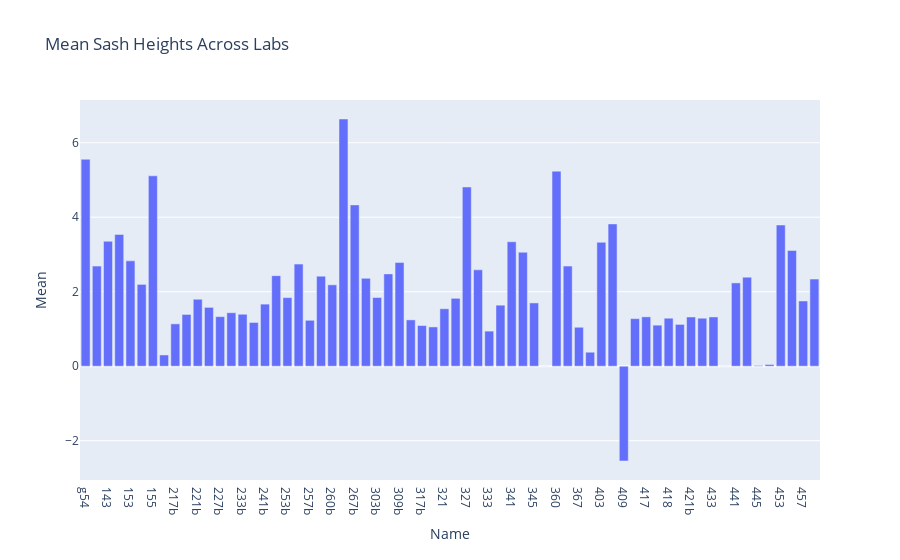

Notebook code for this chart:
### Code cell
fig = px.bar(ndf, x = "Name", y = "Mean",title="Mean Sash Heights Across Labs")
#fig.write_image("C:\\Users\\Rob\\Desktop\\ESW\\Fume\\energy_across_labs.png",scale=4)
fig.show()

### Figure 1 — Plotly figure (JSON) as saved in the notebook; plotly's stock layout.template omitted (floating-point values rounded to 4 significant figures)
{"data": [{"alignmentgroup": "True", "hovertemplate": "Name=%{x}<br>Mean=%{y}<extra></extra>", "legendgroup": "", "marker": {"color": "#636efa", "pattern": {"shape": ""}}, "name": "", "offsetgroup": "", "orientation": "v", "showlegend": false, "textposition": "auto", "type": "bar", "x": ["g54", "141", "143", "147b", "153", "153b", "155", "160", "217b", "221", "221b", "227", "227b", "233", "233b", "241", "241b", "253", "253b", "257", "257b", "260", "260b", "267", "267b", "303", "303b", "309", "309b", "317", "317b", "318", "321", "321b", "327", "327b", "333", "333b", "341", "341b", "345", "345b", "360", "360b", "367", "367b", "403", "403b", "409", "409b", "417", "417b", "418", "421", "421b", "427b", "433", "433b", "441", "441b", "445", "445b", "453", "453b", "457", "457b"], "xaxis": "x", "y": [5.557, 2.687, 3.354, 3.539, 2.828, 2.196, 5.112, 0.3018, 1.137, 1.39, 1.798, 1.58, 1.331, 1.436, 1.395, 1.174, 1.667, 2.431, 1.842, 2.741, 1.233, 2.418, 2.185, 6.638, 4.331, 2.359, 1.845, 2.479, 2.783, 1.243, 1.092, 1.054, 1.542, 1.823, 4.812, 2.587, 0.9424, 1.638, 3.341, 3.06, 1.699, 0, 5.237, 2.688, 1.046, 0.3755, 3.327, 3.82, -2.545, 1.277, 1.325, 1.102, 1.288, 1.122, 1.322, 1.289, 1.322, 0, 2.237, 2.39, 0.02037, 0.04609, 3.791, 3.108, 1.751, 2.339], "yaxis": "y"}], "layout": {"barmode": "relative", "legend": {"tracegroupgap": 0}, "title": {"text": "Mean Sash Heights Across Labs"}, "xaxis": {"anchor": "y", "domain": [0, 1], "title": {"text": "Name"}}, "yaxis": {"anchor": "x", "domain": [0, 1], "title": {"text": "Mean"}}}}
